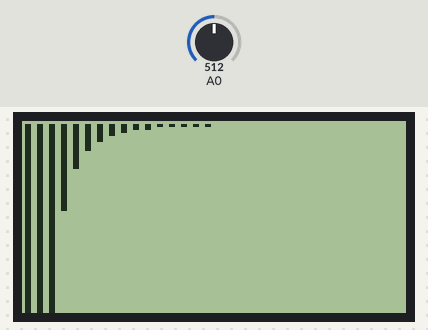
Simulated run of this sketch. Board: Arduino Uno, built with avr-gcc and run on an emulated ATmega328P. Shown: 128×64 one-colour display. Inputs (shaded band) come from the test bench; at power-on: A0 = 512.

Above: at 1.2 s.
1.3 s: A0 set to 716
At 2.3 s:
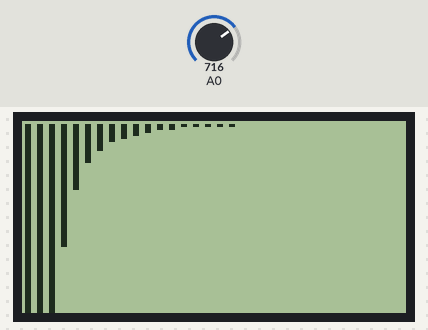
3.4 s: A0 set to 900
At 5.2 s:
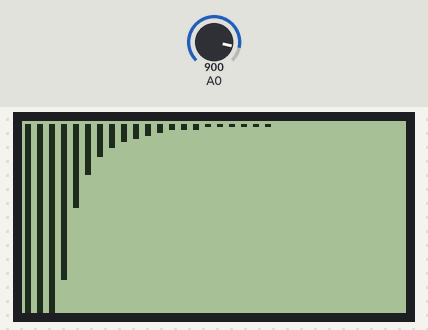
5.6 s: A0 set to 1023
At 6.8 s:
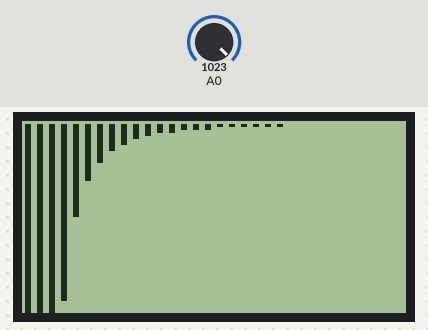
Timing chart, 0 to 8.6 s (numbered marks = the images above; inputs shaded):
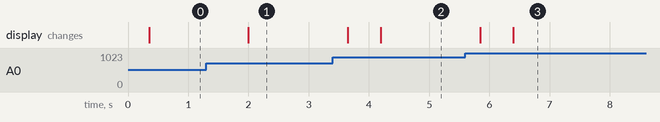

The sketch:

Fourier.ino
```cpp
#include <U8glib.h>
#include "arduinoFFT.h"

// Crear objeto pantalla
U8GLIB_ST7920_128X64 u8g(13, 11, 12, U8G_PIN_NONE);

#define MUESTRAS 128             // Potencia de 2
#define FRECUENCIA_SAMPLEO 1000 //Hz


arduinoFFT FFT = arduinoFFT();

unsigned int periodo;
unsigned long tiempo;


double vReal[MUESTRAS];
double vImag[MUESTRAS];

void draw(double* datos)
{
  int index = 0;
  for (int i = 1; i < 128; i += 4)
  {
    if(datos[index] > 127)
    {
      //(x, y, ancho, alto)
      u8g.drawBox(i, 1, 2, 127);
    }
    else{
      u8g.drawBox(i, 1, 2, (int)datos[index]);
    }
    ++index;
  }
}

void setup(void)
{
  Serial.begin(9600);
  periodo = round(1000000 * (1.0 / FRECUENCIA_SAMPLEO));
}

void loop(void) {
  u8g.firstPage();
  //obtener muestras
  for (int i = 0; i < MUESTRAS; i++)
  {
    tiempo = micros();

    vReal[i] = analogRead(0);
    vImag[i] = 0;


    while (micros() < (tiempo + periodo)) {
    }
  }

  // realizar fft
  FFT.Windowing(vReal, MUESTRAS, FFT_WIN_TYP_HAMMING, FFT_FORWARD);
  FFT.Compute(vReal, vImag, MUESTRAS, FFT_FORWARD);
  FFT.ComplexToMagnitude(vReal, vImag, MUESTRAS);

  //graficar
  do {
    draw(vReal);

  } while ( u8g.nextPage() );
  delay(200);
}
```

Measured:
- after the input at 1.3 s, the display: changes after 0.70 s (image 1)
- after the input at 3.4 s, the display: first changes after 0.25 s (image 2 shows a later state)
- after the input at 5.6 s, the display: first changes after 0.25 s (image 3 shows a later state)
